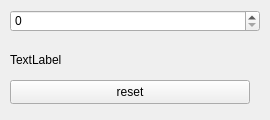
<?xml version="1.0" encoding="UTF-8"?>
<ui version="4.0">
 <class>MainWindow</class>
 <widget class="QMainWindow" name="MainWindow">
  <property name="geometry">
   <rect>
    <x>0</x>
    <y>0</y>
    <width>270</width>
    <height>120</height>
   </rect>
  </property>
  <property name="windowTitle">
   <string>MainWindow</string>
  </property>
  <widget class="QWidget" name="centralwidget">
   <widget class="QLabel" name="label_even_odd">
    <property name="geometry">
     <rect>
      <x>10</x>
      <y>50</y>
      <width>250</width>
      <height>20</height>
     </rect>
    </property>
    <property name="text">
     <string>TextLabel</string>
    </property>
   </widget>
   <widget class="QSpinBox" name="spinBox_amount">
    <property name="geometry">
     <rect>
      <x>10</x>
      <y>10</y>
      <width>250</width>
      <height>22</height>
     </rect>
    </property>
   </widget>
   <widget class="QPushButton" name="pushButton_reset">
    <property name="geometry">
     <rect>
      <x>10</x>
      <y>80</y>
      <width>240</width>
      <height>24</height>
     </rect>
    </property>
    <property name="text">
     <string>reset</string>
    </property>
   </widget>
  </widget>
 </widget>
 <resources/>
 <connections/>
</ui>
